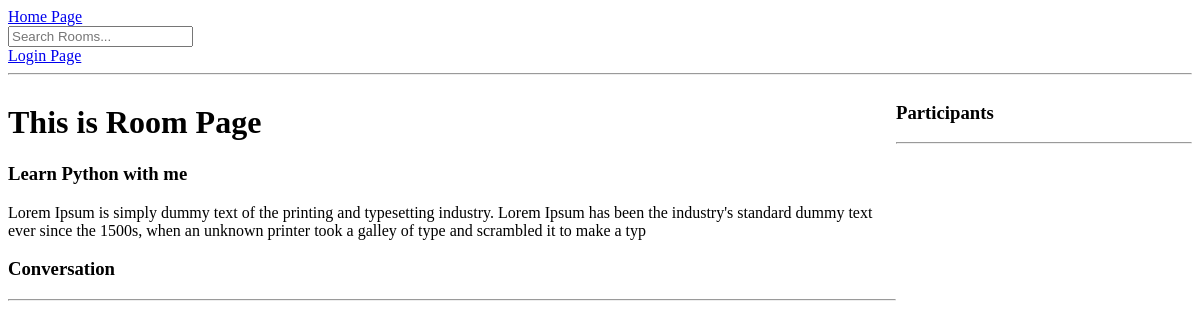
The page /room/1 on the database as committed earlier.
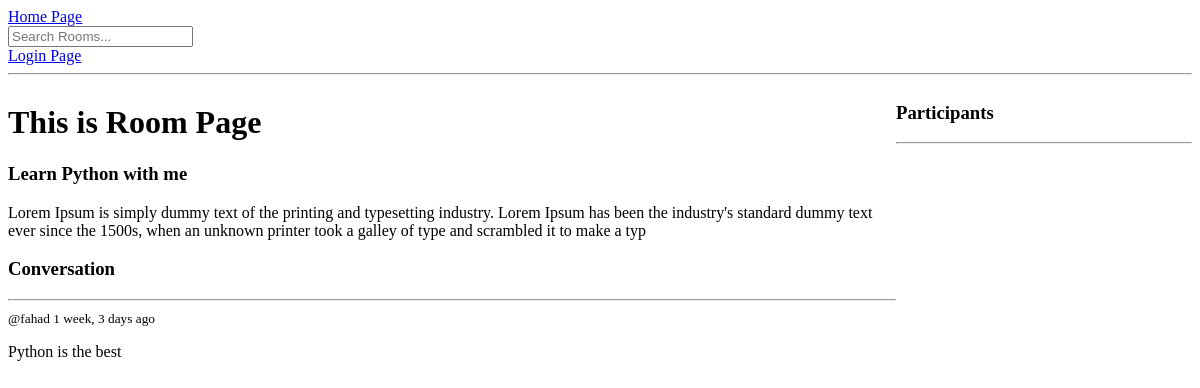
The same page on the database as committed later.
### base/models.py (models this page shows, shortened)
class Message(models.Model):
    user = models.ForeignKey(User, on_delete=models.CASCADE)
    room = models.ForeignKey(Room, on_delete=models.CASCADE)
    body = models.TextField()
    updated = models.DateTimeField(auto_now=True)
    created = models.DateTimeField(auto_now_add=True)

### base/views.py (the view, shortened to what this page needs)
# urls.py: path('room/<str:pk>', views.room, name="room"),
def room(request, pk):
    room = Room.objects.get(id=pk)
    roommessages = room.message_set.all().order_by('-created')
    participants = room.participants.all()
    context = {"room": room, "roommessages": roommessages, 'participants': participants}
    return render(request, "base/room.html", context)

### base/templates/base/room.html (shortened to what this page needs)
{% extends "main.html" %}
{% block content %}
<div class="room-container">
    <div>
        <h1>This is Room Page</h1>
        <h3>{{ room.name }}</h3>
        <p>{{ room.description }}</p>
        <div class="comment-wrapper">
            <h3>Conversation</h3>
            <hr>
            {% for message in roommessages %}
                <div>
                    <small>@{{ message.user }}  {{ message.created|timesince}} ago</small>
                    <p>{{ message.body }}</p>
                </div>
            {% endfor %}
        </div>
    </div>
    <div>
        <h3>Participants</h3>
        <hr>
    </div>
</div>
{% endblock %}

Rows that differ between the two databases and show on the page:
added Message: user "fahad", created "1 week, 3 days", body "Python is the best"
